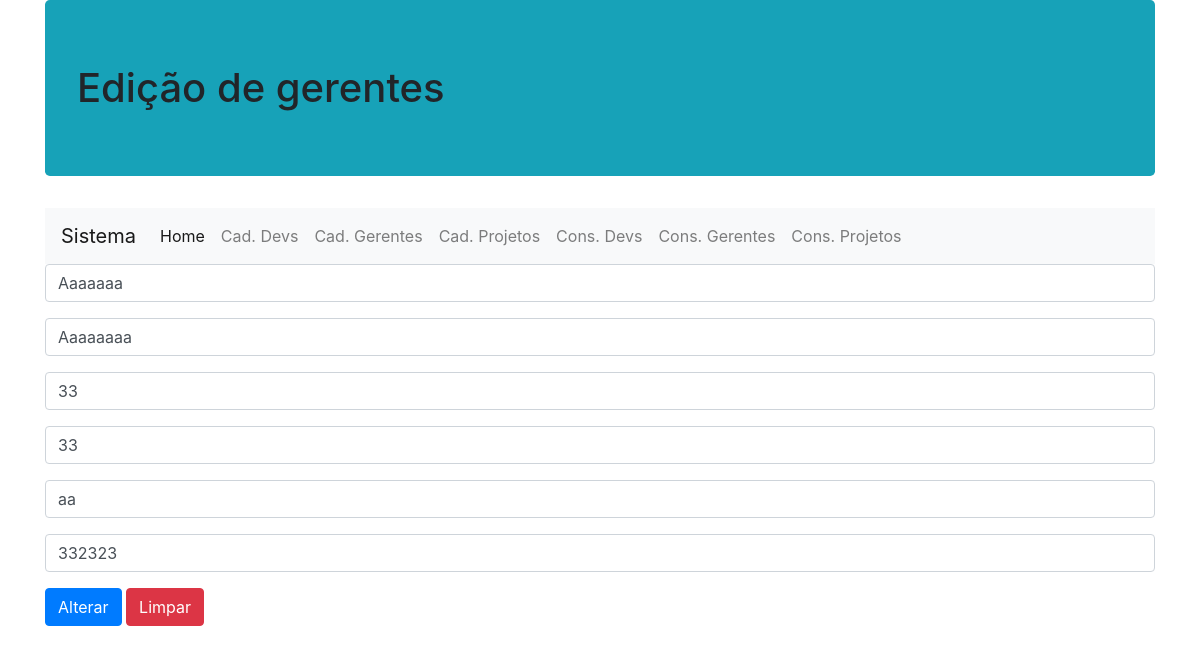
Page /alterar-gerente.php?id=8 on the committed database.
### tables this page shows
CREATE TABLE `gerente` (
  `idGerente` bigint(20) NOT NULL,
  `nomege` varchar(50) NOT NULL,
  `idadege` int(11) NOT NULL,
  `projresp` varchar(50) NOT NULL,
  `salarioge` float NOT NULL,
  `telefonege` int(11) NOT NULL,
  `emailge` varchar(70) NOT NULL
);

### dao/conexaobanco.class.php (called while the page is built, shortened)
<?php
class ConexaoBanco extends PDO {
  private static $instance = null;
  public static function getInstance(){
    try{
        if(!isset(self::$instance)){
          self::$instance = new
          ConexaoBanco("mysql:dbname=thefixt;host=localhost","root","");
        }
        return self::$instance;
    }catch(PDOException $e){
        echo "Erro ao conectar no banco! ".$e;
    }
  }
}

### dao/gerentedao.class.php (called while the page is built, shortened)
<?php
require 'conexaobanco.class.php';
 class GerenteDAO {
   private $conexao = null;
   public function __construct(){
     $this->conexao = ConexaoBanco::getInstance();
   }
   public function filtrar($pesquisa, $filtro){
     try{
       $query = "";
       $stat = $this->conexao->query("select * from gerente {$query}");
       $array = $stat->fetchAll(PDO::FETCH_CLASS, 'Gerente');
       return $array;
     }catch(PDOException $e){
       echo "Erro ao filtrar gerentes. ".$e;
     }
   }
 }

### modelo/gerente.class.php (called while the page is built, shortened)
<?php
Class Gerente{
  public function __get($a){return $this->$a;}
}

### alterar-gerente.php (the view, shortened to what this page needs)
<?php
if(isset($_GET['id'])){
  include_once "dao/gerentedao.class.php";
  include_once "modelo/gerente.class.php";
  $ge = new GerenteDAO();
  $array = $ge->filtrar($_GET['id'],"codigo");
  $ge = $array[0];
}else{
  header("location:consulta-gerentes.php");
}
?>
<!DOCTYPE html>
<html lang="pt-br">
<head>
  <link href="vendor/twbs/bootstrap/dist/css/bootstrap.min.css" rel="stylesheet"/>
  <link rel="stylesheet" href="https://stackpath.bootstrapcdn.com/bootstrap/4.1.3/css/bootstrap.min.css">
</head>
  <body>
      <div class="container">
        <h1 class="jumbotron bg-info">Edição de gerentes</h1>
        <nav class="navbar navbar-expand-lg navbar-light bg-light">
          <a class="navbar-brand" href="#">Sistema</a>
          <div class="collapse navbar-collapse" id="navbarNav">
            <ul class="navbar-nav">
              <li class="nav-item active">
                <a class="nav-link" href="index.php">Home</a>
              </li>
              <li class="nav-item">
                <a class="nav-link" href="cadastro-dev.php">Cad. Devs <span class="sr-only">(current)</span></a>
              </li>
              <li class="nav-item">
                <a class="nav-link" href="cadastro-gerente.php">Cad. Gerentes</a>
              </li>
              <li class="nav-item">
                <a class="nav-link" href="cadastro-proj.php">Cad. Projetos</a>
              </li>
              <li class="nav-item">
                <a class="nav-link" href="consulta-devs.php">Cons. Devs</a>
              </li>
              <li class="nav-item">
                <a class="nav-link" href="consulta-gerentes.php">Cons. Gerentes</a>
              </li>
              <li class="nav-item">
                <a class="nav-link" href="consulta-projs.php">Cons. Projetos</a>
              </li>
            </ul>
          </div>
        </nav>
        <form name="caddev" method="post" action="">
          <div class="form-group">
            <input type="text" name="txtnome" placeholder="Nome" class="form-control" value="<?php if(isset($ge)){echo $ge->nomege; }?>">
          </div>
          <div class="form-group">
            <input type="text" name="txtprojeto" placeholder="Projeto " class="form-control" value="<?php if(isset($ge)){echo $ge->projresp; }?>">
          </div>
          <div class="form-group">
            <input type="number" name="numidade" placeholder="Idade" class="form-control" value="<?php if(isset($ge)){echo $ge->idadege; }?>">
          </div>
          <div class="form-group">
            <input type="number" name="numsalario" placeholder="Salário" class="form-control" value="<?php if(isset($ge)){echo $ge->salarioge; }?>">
          </div>
          <div class="form-group">
            <input type="text" name="txtemail" placeholder="Email" class="form-control" value="<?php if(isset($ge)){echo $ge->emailge; }?>">
          </div>
          <div class="form-group">
            <input type="number" name="numtel" placeholder="Telefone" class="form-control" value="<?php if(isset($ge)){echo $ge->telefonege; }?>">
          </div>
          <div class="form-group">
            <input type="submit" name="alterar" value="Alterar" class="btn btn-primary">
            <input type="reset" name="Limpar" value="Limpar" class="btn btn-danger">
          </div>
        </form>
      </div>
  </body>
</html>

### rows in the picture
gerente: txtnome "Aaaaaaa", txtprojeto "Aaaaaaaa", numidade "33", numsalario "33", txtemail "aa", numtel "332323"
